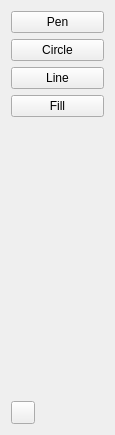
<?xml version="1.0" encoding="UTF-8"?>
<ui version="4.0">
 <class>Widgets::ToolbarWidget</class>
 <widget class="QWidget" name="Widgets::ToolbarWidget">
  <property name="geometry">
   <rect>
    <x>0</x>
    <y>0</y>
    <width>115</width>
    <height>435</height>
   </rect>
  </property>
  <property name="windowTitle">
   <string>Form</string>
  </property>
  <property name="autoFillBackground">
   <bool>false</bool>
  </property>
  <layout class="QVBoxLayout" name="verticalLayout">
   <item>
    <widget class="QPushButton" name="penButton">
     <property name="text">
      <string>Pen</string>
     </property>
    </widget>
   </item>
   <item>
    <widget class="QPushButton" name="circleButton">
     <property name="text">
      <string>Circle</string>
     </property>
    </widget>
   </item>
   <item>
    <widget class="QPushButton" name="lineButton">
     <property name="text">
      <string>Line</string>
     </property>
    </widget>
   </item>
   <item>
    <widget class="QPushButton" name="fillButton">
     <property name="text">
      <string>Fill</string>
     </property>
    </widget>
   </item>
   <item>
    <spacer name="verticalSpacer">
     <property name="orientation">
      <enum>Qt::Vertical</enum>
     </property>
     <property name="sizeHint" stdset="0">
      <size>
       <width>20</width>
       <height>40</height>
      </size>
     </property>
    </spacer>
   </item>
   <item>
    <widget class="QToolButton" name="currentColorButton">
     <property name="cursor">
      <cursorShape>PointingHandCursor</cursorShape>
     </property>
     <property name="text">
      <string/>
     </property>
    </widget>
   </item>
  </layout>
 </widget>
 <resources/>
 <connections/>
</ui>
